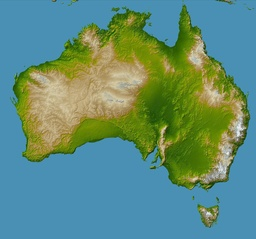
#> input picture shorts/s24-burke-wills/images/s24_12_australia_topo.jpg, 256 x 239 px, shrunk from 1920 x 1794 before the run
$ python make_basemap.py
#> lines starting #> are read from the running program, lines starting #| are printed output that depends on the picture; after the words box and inside, x2 and y2 are one past the last pixel; in counts of white or black regions, pixels touching at a corner belong together
"""Build the graded map canvas for s24 from the NASA/JPL/NIMA topo (PD).
Input : images/s24_12_australia_topo.jpg (1920x1794, Mercator)
Output: render/assets/basemap.jpg (2x, graded land, deep ocean, soft white coast glow)
"""
import numpy as np
from PIL import Image, ImageFilter
from scipy import ndimage as ndi
import os

HERE = os.path.dirname(os.path.abspath(__file__))
src = Image.open(os.path.join(HERE, '..', 'images', 's24_12_australia_topo.jpg')).convert('RGB')
#> src is the input picture: PIL image 256x239 RGB; mean R, G, B 96.6, 140.5, 121.9
S = 2
big = src.resize((src.width * S, src.height * S), Image.LANCZOS)
big = big.filter(ImageFilter.UnsharpMask(radius=2.2, percent=90, threshold=2))
a = np.asarray(big).astype(np.float32) / 255.0

ocean_ref = np.array([74, 142, 181]) / 255.0
d = np.abs(a - ocean_ref).sum(2)
land = d > 60 / 255.0
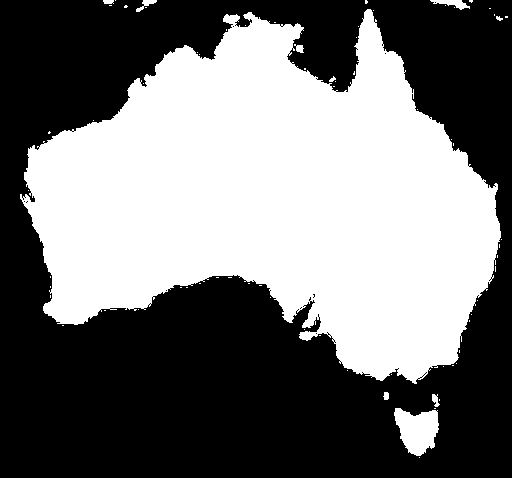
#> land: shape (478, 512) bool; 45.6% white; 72 white regions (62 under 20 px), largest, box (x1, y1, x2, y2) and area: (20, 9, 501, 384) 109498, (394, 408, 439, 456) 1484, (430, 0, 470, 10) 190
land = ndi.binary_opening(land, iterations=1)
#> land: shape (478, 512) bool; 45.4% white; 16 white regions (6 under 20 px), largest, box (x1, y1, x2, y2) and area: (23, 9, 501, 384) 109088, (394, 408, 439, 456) 1469, (433, 0, 468, 10) 170
land = ndi.binary_fill_holes(land)
#> land: shape (478, 512) bool; 45.4% white; 16 white regions (6 under 20 px), largest, box (x1, y1, x2, y2) and area: (23, 9, 501, 384) 109101, (394, 408, 439, 456) 1469, (433, 0, 468, 10) 170
lf = ndi.gaussian_filter(land.astype(np.float32), 1.2)

# --- land grade: pull NASA greens toward outback ochre / olive, keep relief shading
lum = (a * [0.3, 0.59, 0.11]).sum(2, keepdims=True)
sat = a - lum
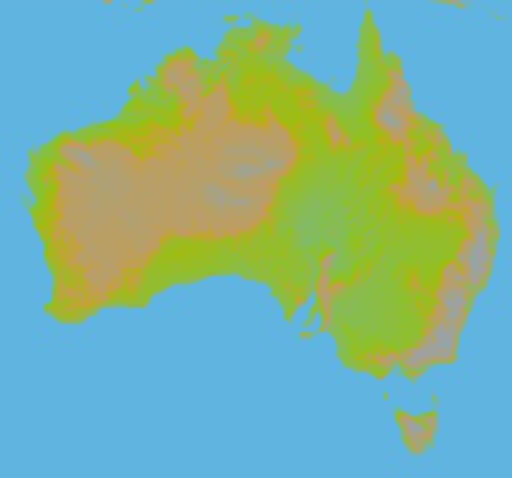
#> sat: shape (478, 512, 3) float64; mean R, G, B -0.112, 0.0595, -0.0122; drawn with min black and max white
graded = lum + sat * 0.55
# warm tint: ochre shadows, sand highlights
ochre = np.array([0.72, 0.46, 0.26])
olive = np.array([0.40, 0.44, 0.24])
green_amt = np.clip((a[..., 1] - a[..., 0]) * 3.0, 0, 1)[..., None] * 0.6
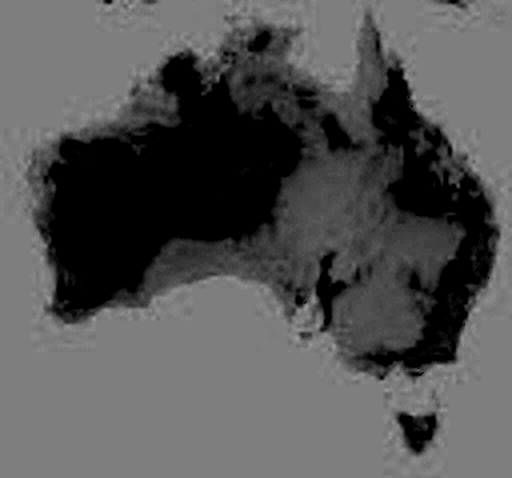
#> green_amt: shape (478, 512, 1) float32; min 0, max 0.6, mean 0.332
tint = olive * green_amt + ochre * (1 - green_amt)
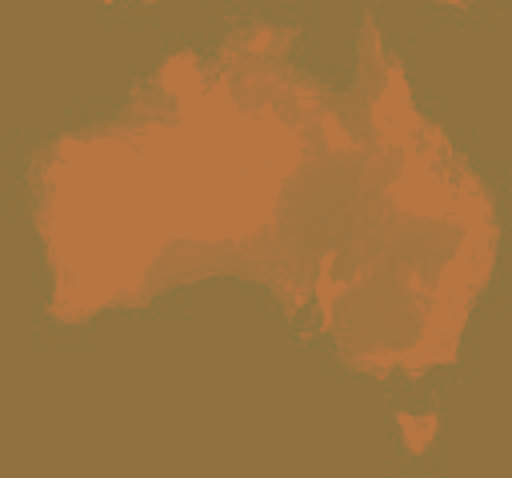
#> tint: shape (478, 512, 3) float64; mean R, G, B 0.614, 0.453, 0.253
graded = graded * 0.55 + tint * lum * 1.05 + 0.02
# relief contrast
graded = np.clip((graded - 0.42) * 1.25 + 0.42, 0, 1)
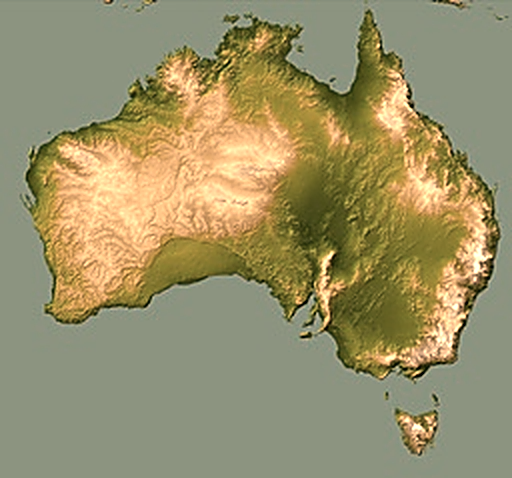
#> graded: shape (478, 512, 3) float64; mean R, G, B 0.606, 0.573, 0.417

# --- ocean: deep navy/teal with depth gradient from coast
dist = ndi.distance_transform_edt(~land) / S
depth = np.clip(dist / 120.0, 0, 1)[..., None]
shallow = np.array([0.10, 0.27, 0.34])
deep = np.array([0.03, 0.07, 0.12])
oceanc = shallow * (1 - depth) + deep * depth
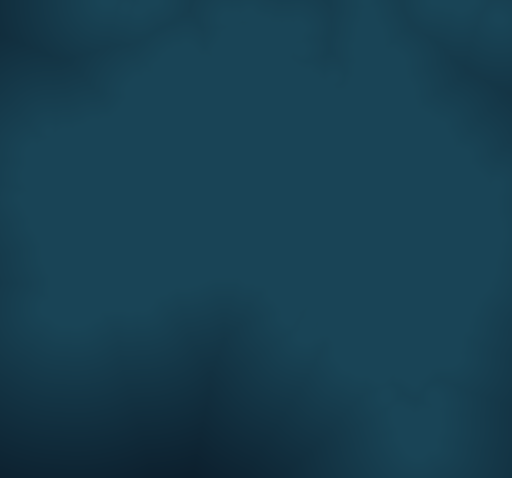
#> oceanc: shape (478, 512, 3) float64; mean of channels 0, 1, 2 0.0924, 0.248, 0.316; drawn as R, G, B

out = graded * lf[..., None] + oceanc * (1 - lf[..., None])

# --- coast glow (outer, on ocean side) + thin bright rim
edge_d = dist
glow = np.exp(-(edge_d / 6.0) ** 2) * (~land)
rim = np.exp(-(edge_d / 1.2) ** 2) * (~land)
out = out + glow[..., None] * 0.22 + rim[..., None] * 0.35
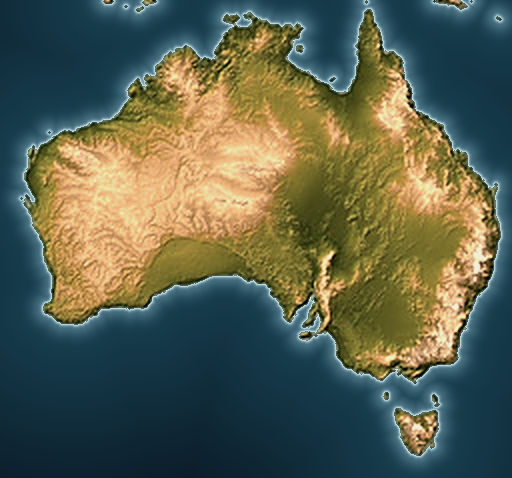
#> out: shape (478, 512, 3) float64; mean R, G, B 0.379, 0.408, 0.331; drawn with min black and max white
out = np.clip(out, 0, 1)

img = Image.fromarray((out * 255).astype(np.uint8))
os.makedirs(os.path.join(HERE, 'assets'), exist_ok=True)
img.save(os.path.join(HERE, 'assets', 'basemap.jpg'), quality=90)
print(img.size)
#| (512, 478)

$ run again, with shorts/s24-burke-wills/images/s24_03_dig_tree.jpg copied over shorts/s24-burke-wills/images/s24_12_australia_topo.jpg
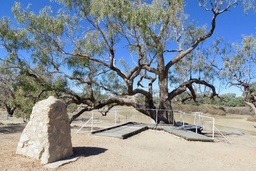
#> input picture shorts/s24-burke-wills/images/s24_03_dig_tree.jpg, 256 x 171 px, shrunk from 1920 x 1279 before the run
#> src is the input picture: PIL image 256x171 RGB; mean R, G, B 135.6, 144.6, 152.7
#> `land = d > 60 / 255.0`:
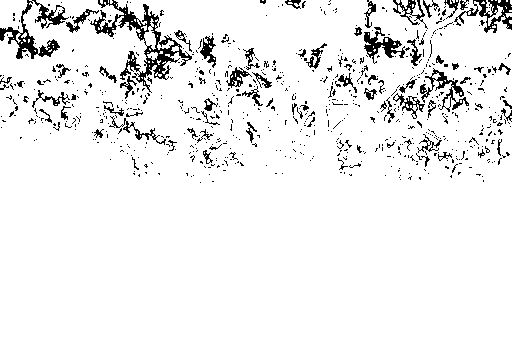
#> land: shape (342, 512) bool; 93% white; black in thin lines or dots, all inside (x1, y1, x2, y2) = (0, 0, 512, 183)
#> `out = np.clip(out, 0, 1)`:
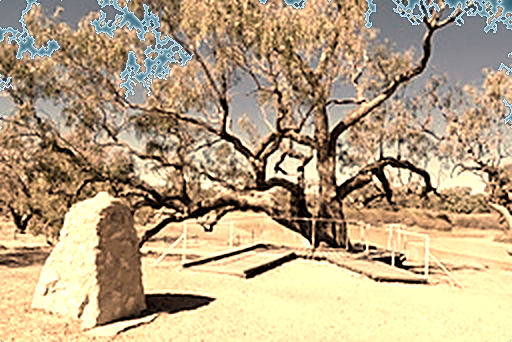
#> out: shape (342, 512, 3) float64; mean R, G, B 0.723, 0.644, 0.519
#| (512, 342)
